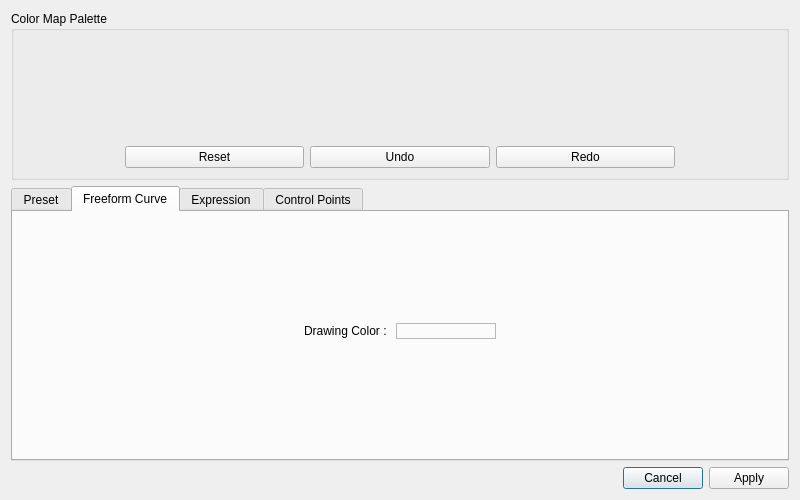
<?xml version="1.0" encoding="UTF-8"?>
<ui version="4.0">
 <class>ColorMapEditor</class>
 <widget class="QDialog" name="ColorMapEditor">
  <property name="geometry">
   <rect>
    <x>0</x>
    <y>0</y>
    <width>800</width>
    <height>500</height>
   </rect>
  </property>
  <property name="minimumSize">
   <size>
    <width>800</width>
    <height>0</height>
   </size>
  </property>
  <property name="windowTitle">
   <string>Dialog</string>
  </property>
  <layout class="QGridLayout" name="gridLayout_2">
   <item row="2" column="0">
    <spacer name="horizontalSpacer_6">
     <property name="orientation">
      <enum>Qt::Horizontal</enum>
     </property>
     <property name="sizeHint" stdset="0">
      <size>
       <width>40</width>
       <height>20</height>
      </size>
     </property>
    </spacer>
   </item>
   <item row="2" column="1">
    <widget class="QPushButton" name="cancelPushButton">
     <property name="text">
      <string>Cancel</string>
     </property>
    </widget>
   </item>
   <item row="2" column="2">
    <widget class="QPushButton" name="applyPushButton">
     <property name="text">
      <string>Apply</string>
     </property>
    </widget>
   </item>
   <item row="1" column="0" colspan="3">
    <widget class="QTabWidget" name="tabWidget">
     <property name="currentIndex">
      <number>1</number>
     </property>
     <widget class="QWidget" name="preset">
      <attribute name="title">
       <string>Preset</string>
      </attribute>
      <layout class="QGridLayout" name="gridLayout_3">
       <item row="0" column="0">
        <widget class="QTableWidget" name="colorMapTableWidget"/>
       </item>
      </layout>
     </widget>
     <widget class="QWidget" name="freeformCurve">
      <attribute name="title">
       <string>Freeform Curve</string>
      </attribute>
      <layout class="QGridLayout" name="gridLayout_5">
       <item row="0" column="0">
        <layout class="QGridLayout" name="gridLayout_7">
         <item row="0" column="1">
          <spacer name="verticalSpacer_3">
           <property name="orientation">
            <enum>Qt::Vertical</enum>
           </property>
           <property name="sizeHint" stdset="0">
            <size>
             <width>20</width>
             <height>40</height>
            </size>
           </property>
          </spacer>
         </item>
         <item row="3" column="1">
          <spacer name="verticalSpacer_4">
           <property name="orientation">
            <enum>Qt::Vertical</enum>
           </property>
           <property name="sizeHint" stdset="0">
            <size>
             <width>20</width>
             <height>40</height>
            </size>
           </property>
          </spacer>
         </item>
         <item row="1" column="2">
          <spacer name="horizontalSpacer_4">
           <property name="orientation">
            <enum>Qt::Horizontal</enum>
           </property>
           <property name="sizeHint" stdset="0">
            <size>
             <width>40</width>
             <height>20</height>
            </size>
           </property>
          </spacer>
         </item>
         <item row="1" column="0">
          <spacer name="horizontalSpacer_3">
           <property name="orientation">
            <enum>Qt::Horizontal</enum>
           </property>
           <property name="sizeHint" stdset="0">
            <size>
             <width>40</width>
             <height>20</height>
            </size>
           </property>
          </spacer>
         </item>
         <item row="1" column="1" rowspan="2">
          <layout class="QFormLayout" name="formLayout_2">
           <item row="0" column="0">
            <widget class="QLabel" name="label_4">
             <property name="text">
              <string>Drawing Color : </string>
             </property>
            </widget>
           </item>
           <item row="0" column="1">
            <widget class="ClickableLabel" name="drawingColorClickableLabel">
             <property name="minimumSize">
              <size>
               <width>100</width>
               <height>0</height>
              </size>
             </property>
             <property name="frameShape">
              <enum>QFrame::StyledPanel</enum>
             </property>
             <property name="text">
              <string/>
             </property>
            </widget>
           </item>
          </layout>
         </item>
        </layout>
       </item>
      </layout>
     </widget>
     <widget class="QWidget" name="expression">
      <attribute name="title">
       <string>Expression</string>
      </attribute>
      <layout class="QGridLayout" name="gridLayout_6">
       <item row="0" column="0">
        <layout class="QGridLayout" name="gridLayout_4">
         <item row="1" column="2">
          <spacer name="horizontalSpacer_2">
           <property name="orientation">
            <enum>Qt::Horizontal</enum>
           </property>
           <property name="sizeHint" stdset="0">
            <size>
             <width>40</width>
             <height>20</height>
            </size>
           </property>
          </spacer>
         </item>
         <item row="1" column="0">
          <spacer name="horizontalSpacer">
           <property name="orientation">
            <enum>Qt::Horizontal</enum>
           </property>
           <property name="sizeHint" stdset="0">
            <size>
             <width>40</width>
             <height>20</height>
            </size>
           </property>
          </spacer>
         </item>
         <item row="2" column="1">
          <spacer name="verticalSpacer_2">
           <property name="orientation">
            <enum>Qt::Vertical</enum>
           </property>
           <property name="sizeHint" stdset="0">
            <size>
             <width>20</width>
             <height>40</height>
            </size>
           </property>
          </spacer>
         </item>
         <item row="0" column="1">
          <spacer name="verticalSpacer">
           <property name="orientation">
            <enum>Qt::Vertical</enum>
           </property>
           <property name="sizeHint" stdset="0">
            <size>
             <width>20</width>
             <height>40</height>
            </size>
           </property>
          </spacer>
         </item>
         <item row="1" column="1">
          <layout class="QFormLayout" name="formLayout_3">
           <item row="0" column="0">
            <widget class="QLabel" name="label_6">
             <property name="text">
              <string>Red : </string>
             </property>
            </widget>
           </item>
           <item row="0" column="1">
            <widget class="QLineEdit" name="redLineEdit"/>
           </item>
           <item row="1" column="0">
            <widget class="QLabel" name="label_7">
             <property name="text">
              <string>Green : </string>
             </property>
            </widget>
           </item>
           <item row="1" column="1">
            <widget class="QLineEdit" name="greenLineEdit"/>
           </item>
           <item row="2" column="0">
            <widget class="QLabel" name="label_8">
             <property name="text">
              <string>Blue : </string>
             </property>
            </widget>
           </item>
           <item row="2" column="1">
            <widget class="QLineEdit" name="blueLineEdit"/>
           </item>
          </layout>
         </item>
        </layout>
       </item>
      </layout>
     </widget>
     <widget class="QWidget" name="controlPoints">
      <attribute name="title">
       <string>Control Points</string>
      </attribute>
      <layout class="QGridLayout" name="gridLayout_8">
       <item row="0" column="0">
        <spacer name="horizontalSpacer_5">
         <property name="orientation">
          <enum>Qt::Horizontal</enum>
         </property>
         <property name="sizeHint" stdset="0">
          <size>
           <width>40</width>
           <height>20</height>
          </size>
         </property>
        </spacer>
       </item>
       <item row="0" column="1">
        <widget class="QLabel" name="label">
         <property name="text">
          <string>Number of control points (Min : 2, Max : 256) : </string>
         </property>
        </widget>
       </item>
       <item row="0" column="2">
        <widget class="QSpinBox" name="numberOfControlPointsSpinBox">
         <property name="minimumSize">
          <size>
           <width>50</width>
           <height>0</height>
          </size>
         </property>
         <property name="minimum">
          <number>2</number>
         </property>
         <property name="maximum">
          <number>256</number>
         </property>
        </widget>
       </item>
       <item row="1" column="0" colspan="3">
        <widget class="QTableWidget" name="controlPointsTableWidget">
         <attribute name="horizontalHeaderStretchLastSection">
          <bool>false</bool>
         </attribute>
         <attribute name="verticalHeaderStretchLastSection">
          <bool>false</bool>
         </attribute>
         <column>
          <property name="text">
           <string>Points</string>
          </property>
         </column>
         <column>
          <property name="text">
           <string>Red</string>
          </property>
         </column>
         <column>
          <property name="text">
           <string>Green</string>
          </property>
         </column>
         <column>
          <property name="text">
           <string>Blue</string>
          </property>
         </column>
        </widget>
       </item>
      </layout>
     </widget>
    </widget>
   </item>
   <item row="0" column="0" colspan="3">
    <widget class="QGroupBox" name="colorMapPaletteGroupBox">
     <property name="title">
      <string>Color Map Palette</string>
     </property>
     <layout class="QGridLayout" name="gridLayout">
      <item row="0" column="0">
       <widget class="ColorMapPalette" name="colorMapPalette" native="true">
        <property name="minimumSize">
         <size>
          <width>550</width>
          <height>100</height>
         </size>
        </property>
        <property name="maximumSize">
         <size>
          <width>550</width>
          <height>100</height>
         </size>
        </property>
       </widget>
      </item>
      <item row="1" column="0">
       <layout class="QHBoxLayout" name="horizontalLayout">
        <item>
         <widget class="QPushButton" name="resetPushButton">
          <property name="text">
           <string>Reset</string>
          </property>
         </widget>
        </item>
        <item>
         <widget class="QPushButton" name="undoPushButton">
          <property name="text">
           <string>Undo</string>
          </property>
         </widget>
        </item>
        <item>
         <widget class="QPushButton" name="redoPushButton">
          <property name="text">
           <string>Redo</string>
          </property>
         </widget>
        </item>
       </layout>
      </item>
     </layout>
    </widget>
   </item>
  </layout>
 </widget>
 <customwidgets>
  <customwidget>
   <class>ClickableLabel</class>
   <extends>QLabel</extends>
   <header>ClickableLabel.h</header>
  </customwidget>
  <customwidget>
   <class>ColorMapPalette</class>
   <extends>QWidget</extends>
   <header>ColorMapPalette.h</header>
   <container>1</container>
  </customwidget>
 </customwidgets>
 <resources/>
 <connections/>
</ui>
